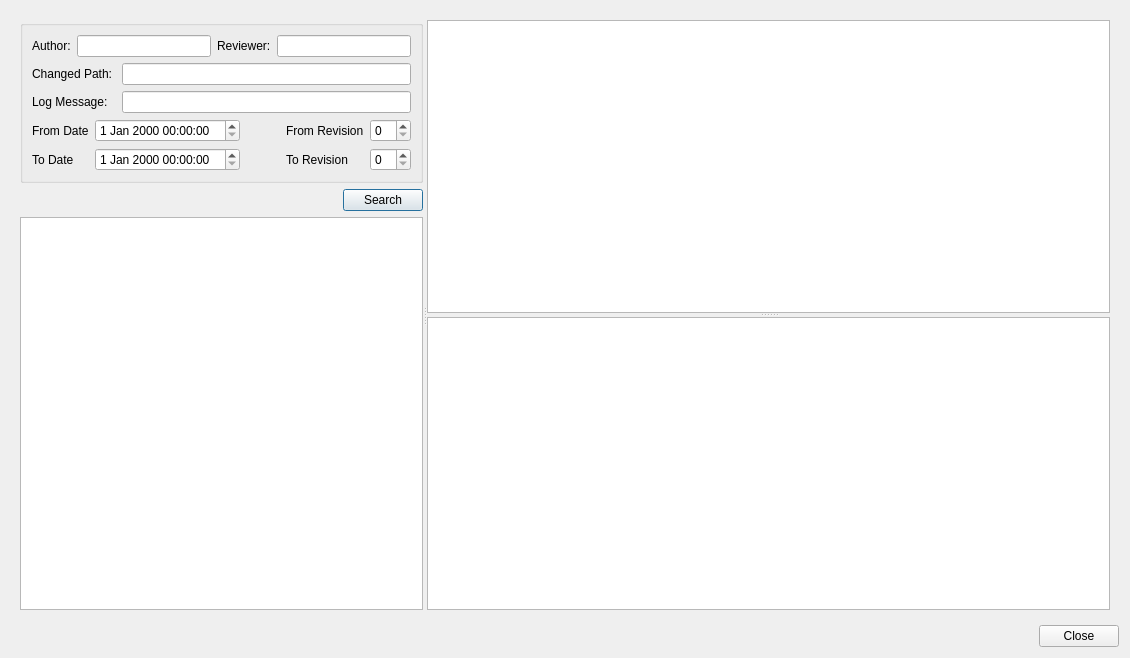
<?xml version="1.0" encoding="UTF-8"?>
<ui version="4.0">
 <class>CodeHistoryViewer</class>
 <widget class="QDialog" name="CodeHistoryViewer">
  <property name="geometry">
   <rect>
    <x>0</x>
    <y>0</y>
    <width>1130</width>
    <height>658</height>
   </rect>
  </property>
  <property name="windowTitle">
   <string>Dialog</string>
  </property>
  <layout class="QVBoxLayout" name="verticalLayout_9">
   <item>
    <widget class="QWidget" name="widget_2" native="true">
     <property name="sizePolicy">
      <sizepolicy hsizetype="Expanding" vsizetype="Expanding">
       <horstretch>0</horstretch>
       <verstretch>0</verstretch>
      </sizepolicy>
     </property>
     <layout class="QGridLayout" name="gridLayout">
      <item row="0" column="0">
       <widget class="QSplitter" name="splitter_2">
        <property name="orientation">
         <enum>Qt::Horizontal</enum>
        </property>
        <property name="opaqueResize">
         <bool>true</bool>
        </property>
        <widget class="QWidget" name="widget" native="true">
         <property name="sizePolicy">
          <sizepolicy hsizetype="Minimum" vsizetype="Minimum">
           <horstretch>1</horstretch>
           <verstretch>0</verstretch>
          </sizepolicy>
         </property>
         <layout class="QVBoxLayout" name="verticalLayout_8">
          <item>
           <widget class="QGroupBox" name="groupBox">
            <property name="sizePolicy">
             <sizepolicy hsizetype="Minimum" vsizetype="Preferred">
              <horstretch>0</horstretch>
              <verstretch>0</verstretch>
             </sizepolicy>
            </property>
            <layout class="QVBoxLayout" name="verticalLayout_7">
             <item>
              <layout class="QHBoxLayout" name="horizontalLayout_5">
               <item>
                <widget class="QLabel" name="label">
                 <property name="text">
                  <string>Author:</string>
                 </property>
                </widget>
               </item>
               <item>
                <widget class="QLineEdit" name="authorSearchEdit">
                 <property name="sizePolicy">
                  <sizepolicy hsizetype="Expanding" vsizetype="Fixed">
                   <horstretch>2</horstretch>
                   <verstretch>0</verstretch>
                  </sizepolicy>
                 </property>
                </widget>
               </item>
               <item>
                <widget class="QLabel" name="label_2">
                 <property name="text">
                  <string>Reviewer:</string>
                 </property>
                </widget>
               </item>
               <item>
                <widget class="QLineEdit" name="reviewerSearchEdit">
                 <property name="sizePolicy">
                  <sizepolicy hsizetype="Expanding" vsizetype="Fixed">
                   <horstretch>2</horstretch>
                   <verstretch>0</verstretch>
                  </sizepolicy>
                 </property>
                </widget>
               </item>
              </layout>
             </item>
             <item>
              <layout class="QHBoxLayout" name="horizontalLayout_4">
               <item>
                <layout class="QVBoxLayout" name="verticalLayout_6">
                 <item>
                  <widget class="QLabel" name="label_3">
                   <property name="text">
                    <string>Changed Path: </string>
                   </property>
                  </widget>
                 </item>
                 <item>
                  <widget class="QLabel" name="label_4">
                   <property name="text">
                    <string>Log Message:</string>
                   </property>
                  </widget>
                 </item>
                </layout>
               </item>
               <item>
                <layout class="QVBoxLayout" name="verticalLayout_5">
                 <item>
                  <widget class="QLineEdit" name="pathSearchEdit">
                   <property name="sizePolicy">
                    <sizepolicy hsizetype="Expanding" vsizetype="Fixed">
                     <horstretch>2</horstretch>
                     <verstretch>0</verstretch>
                    </sizepolicy>
                   </property>
                  </widget>
                 </item>
                 <item>
                  <widget class="QLineEdit" name="logSearchEdit">
                   <property name="sizePolicy">
                    <sizepolicy hsizetype="Expanding" vsizetype="Fixed">
                     <horstretch>2</horstretch>
                     <verstretch>0</verstretch>
                    </sizepolicy>
                   </property>
                  </widget>
                 </item>
                </layout>
               </item>
              </layout>
             </item>
             <item>
              <layout class="QHBoxLayout" name="horizontalLayout_6">
               <item>
                <layout class="QHBoxLayout" name="horizontalLayout_3">
                 <item>
                  <layout class="QVBoxLayout" name="verticalLayout_4">
                   <item>
                    <widget class="QLabel" name="label_5">
                     <property name="text">
                      <string>From Date</string>
                     </property>
                    </widget>
                   </item>
                   <item>
                    <widget class="QLabel" name="label_6">
                     <property name="text">
                      <string>To Date</string>
                     </property>
                    </widget>
                   </item>
                  </layout>
                 </item>
                 <item>
                  <layout class="QVBoxLayout" name="verticalLayout_3">
                   <item>
                    <widget class="QDateTimeEdit" name="dateTimeEdit_2"/>
                   </item>
                   <item>
                    <widget class="QDateTimeEdit" name="dateTimeEdit_3"/>
                   </item>
                  </layout>
                 </item>
                </layout>
               </item>
               <item>
                <spacer name="horizontalSpacer_3">
                 <property name="orientation">
                  <enum>Qt::Horizontal</enum>
                 </property>
                 <property name="sizeHint" stdset="0">
                  <size>
                   <width>40</width>
                   <height>20</height>
                  </size>
                 </property>
                </spacer>
               </item>
               <item>
                <layout class="QHBoxLayout" name="horizontalLayout_2">
                 <item>
                  <layout class="QVBoxLayout" name="verticalLayout_2">
                   <item>
                    <widget class="QLabel" name="label_7">
                     <property name="text">
                      <string>From Revision</string>
                     </property>
                    </widget>
                   </item>
                   <item>
                    <widget class="QLabel" name="label_8">
                     <property name="text">
                      <string>To Revision</string>
                     </property>
                    </widget>
                   </item>
                  </layout>
                 </item>
                 <item>
                  <layout class="QVBoxLayout" name="verticalLayout">
                   <item>
                    <widget class="QSpinBox" name="spinBox"/>
                   </item>
                   <item>
                    <widget class="QSpinBox" name="spinBox_2"/>
                   </item>
                  </layout>
                 </item>
                </layout>
               </item>
              </layout>
             </item>
            </layout>
           </widget>
          </item>
          <item>
           <layout class="QHBoxLayout" name="horizontalLayout_10">
            <item>
             <spacer name="horizontalSpacer_2">
              <property name="orientation">
               <enum>Qt::Horizontal</enum>
              </property>
              <property name="sizeType">
               <enum>QSizePolicy::Expanding</enum>
              </property>
              <property name="sizeHint" stdset="0">
               <size>
                <width>40</width>
                <height>20</height>
               </size>
              </property>
             </spacer>
            </item>
            <item>
             <widget class="QPushButton" name="searchBtn">
              <property name="text">
               <string>Search</string>
              </property>
              <property name="default">
               <bool>true</bool>
              </property>
             </widget>
            </item>
           </layout>
          </item>
          <item>
           <widget class="QTableView" name="revisions">
            <property name="sizePolicy">
             <sizepolicy hsizetype="Minimum" vsizetype="Expanding">
              <horstretch>0</horstretch>
              <verstretch>0</verstretch>
             </sizepolicy>
            </property>
            <property name="editTriggers">
             <set>QAbstractItemView::NoEditTriggers</set>
            </property>
            <property name="selectionMode">
             <enum>QAbstractItemView::SingleSelection</enum>
            </property>
            <property name="selectionBehavior">
             <enum>QAbstractItemView::SelectRows</enum>
            </property>
            <property name="showGrid">
             <bool>false</bool>
            </property>
            <property name="sortingEnabled">
             <bool>true</bool>
            </property>
            <property name="cornerButtonEnabled">
             <bool>false</bool>
            </property>
            <attribute name="horizontalHeaderStretchLastSection">
             <bool>true</bool>
            </attribute>
            <attribute name="verticalHeaderVisible">
             <bool>false</bool>
            </attribute>
           </widget>
          </item>
         </layout>
        </widget>
        <widget class="QSplitter" name="splitter">
         <property name="sizePolicy">
          <sizepolicy hsizetype="Expanding" vsizetype="Expanding">
           <horstretch>3</horstretch>
           <verstretch>0</verstretch>
          </sizepolicy>
         </property>
         <property name="orientation">
          <enum>Qt::Vertical</enum>
         </property>
         <widget class="QTextEdit" name="messages">
          <property name="sizePolicy">
           <sizepolicy hsizetype="Expanding" vsizetype="Expanding">
            <horstretch>2</horstretch>
            <verstretch>0</verstretch>
           </sizepolicy>
          </property>
          <property name="minimumSize">
           <size>
            <width>0</width>
            <height>0</height>
           </size>
          </property>
          <property name="readOnly">
           <bool>true</bool>
          </property>
         </widget>
         <widget class="QTableView" name="changedFiles">
          <property name="sizePolicy">
           <sizepolicy hsizetype="Expanding" vsizetype="Expanding">
            <horstretch>2</horstretch>
            <verstretch>0</verstretch>
           </sizepolicy>
          </property>
          <property name="minimumSize">
           <size>
            <width>0</width>
            <height>0</height>
           </size>
          </property>
          <property name="editTriggers">
           <set>QAbstractItemView::NoEditTriggers</set>
          </property>
          <property name="selectionMode">
           <enum>QAbstractItemView::SingleSelection</enum>
          </property>
          <property name="selectionBehavior">
           <enum>QAbstractItemView::SelectRows</enum>
          </property>
          <property name="showGrid">
           <bool>false</bool>
          </property>
          <property name="cornerButtonEnabled">
           <bool>false</bool>
          </property>
          <attribute name="horizontalHeaderStretchLastSection">
           <bool>true</bool>
          </attribute>
          <attribute name="verticalHeaderVisible">
           <bool>false</bool>
          </attribute>
         </widget>
        </widget>
       </widget>
      </item>
     </layout>
    </widget>
   </item>
   <item>
    <layout class="QHBoxLayout" name="horizontalLayout">
     <item>
      <spacer name="horizontalSpacer">
       <property name="orientation">
        <enum>Qt::Horizontal</enum>
       </property>
       <property name="sizeHint" stdset="0">
        <size>
         <width>40</width>
         <height>20</height>
        </size>
       </property>
      </spacer>
     </item>
     <item>
      <widget class="QPushButton" name="closeBtn">
       <property name="text">
        <string>Close</string>
       </property>
       <property name="autoDefault">
        <bool>false</bool>
       </property>
      </widget>
     </item>
    </layout>
   </item>
  </layout>
  <zorder></zorder>
  <zorder>widget_2</zorder>
 </widget>
 <tabstops>
  <tabstop>revisions</tabstop>
  <tabstop>messages</tabstop>
  <tabstop>changedFiles</tabstop>
 </tabstops>
 <resources/>
 <connections>
  <connection>
   <sender>closeBtn</sender>
   <signal>clicked()</signal>
   <receiver>CodeHistoryViewer</receiver>
   <slot>reject()</slot>
   <hints>
    <hint type="sourcelabel">
     <x>913</x>
     <y>470</y>
    </hint>
    <hint type="destinationlabel">
     <x>916</x>
     <y>517</y>
    </hint>
   </hints>
  </connection>
 </connections>
</ui>
